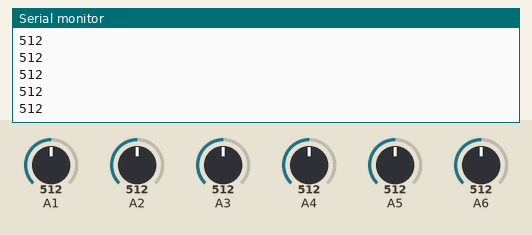
Simulated run of this sketch. Board: Arduino Uno, built with avr-gcc and run on an emulated ATmega328P. On the bench: the last lines printed to the serial monitor. Inputs (shaded band) come from the test bench; at power-on: A1 = 512, A6 = 512, A2 = 512, A3 = 512, A4 = 512, A5 = 512.

Above: at 1.2 s.
1.3 s: A1 set to 716
2.8 s: A6 set to 716
4.3 s: A2 set to 306
At 5.1 s:
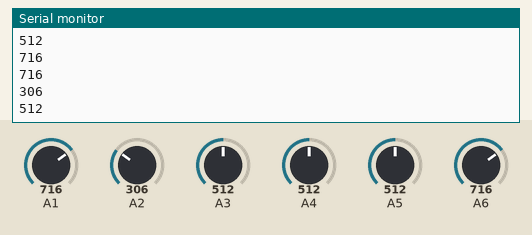
5.8 s: A3 set to 992
At 6.3 s:
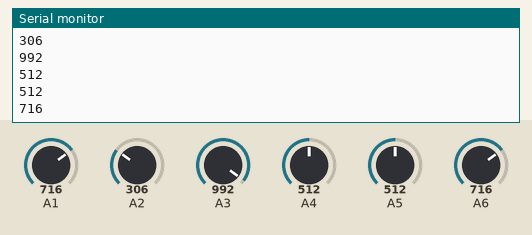
7.3 s: A4 set to 30
At 8.2 s:
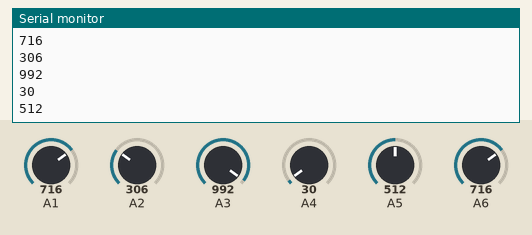
8.8 s: A5 set to 30
At 9.3 s:
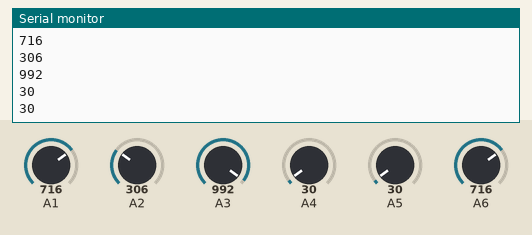
Timing chart, 0 to 11.3 s (numbered marks = the images above; inputs shaded):
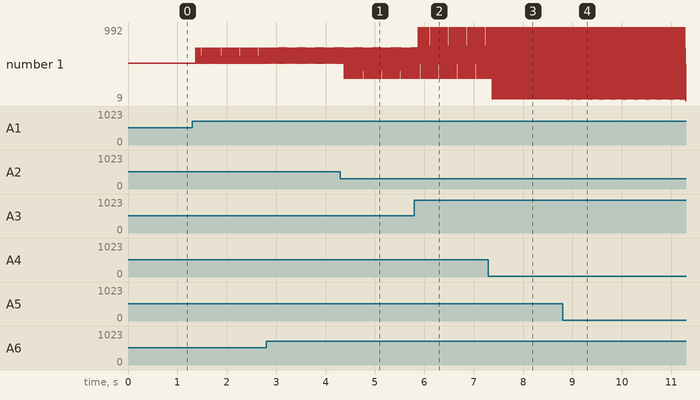

The sketch:

AnalogVisualizationArduino.ino
```cpp
// reads analog input from the five inputs from your arduino board
// and sends it out via serial

// variables for input pins and
int analogInput[6];

// variable to store the value
int value[6];

void setup()
{
  // declaration of pin modes
  for(int i=0;i<6;i++)
  {
    analogInput[i] = i+1;
    value[i] = 0;
    pinMode(analogInput[i], INPUT);
  }

  // begin sending over serial port
  Serial.begin(9600);
}

void loop()
{
  // read the value on analog input
  for(int i=0;i<6;i++)
  {
    value[i] = analogRead(analogInput[i]);
  }

  // print out value over the serial port
  for(int i=0;i<6;i++)
  {
 //   Serial.println(10000 + i + 1); //prefix
    Serial.println(value[i]);
 //   Serial.println(10010); //end signal
  }
  // wait for a bit to not overload the port
  delay(10);
}
```

Measured:
- after the input at 4.3 s, the serial monitor: prints a new line after 0.07 s (image 1)
- after the input at 5.8 s, the serial monitor: prints a new line after 0.08 s (image 2)
- after the input at 7.3 s, the serial monitor: prints a new line after 0.08 s (image 3)
- plotted number 1: 716 → 30 after the input at 7.3 s, 30 → 9 after the input at 8.8 s
